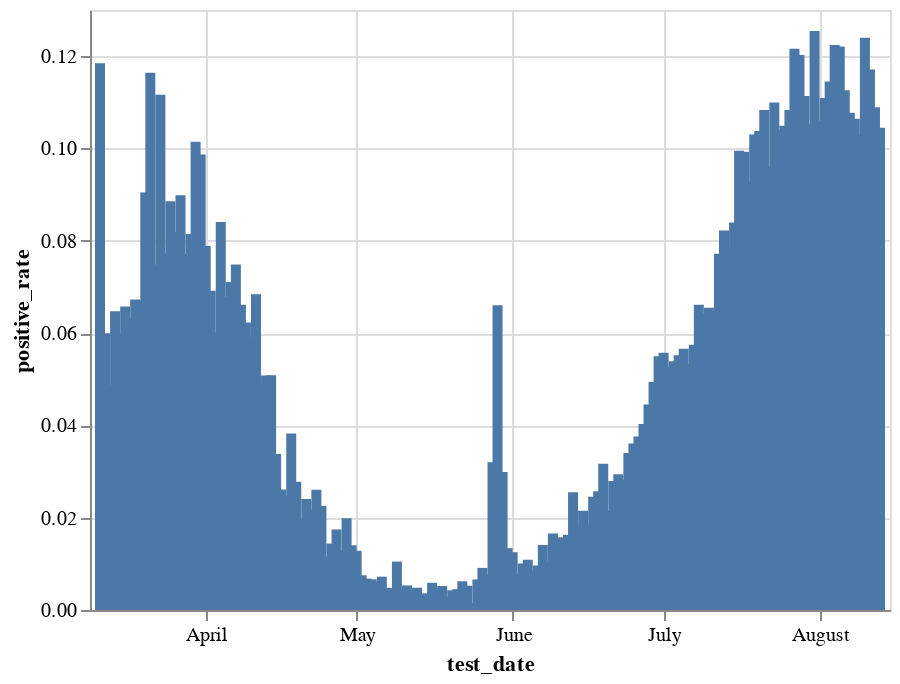

Notebook cell for this chart:
### Code cell
pr = (bdi[(bdi.test_date>'2020') & (bdi.test_date<'2021')&(bdi.corona_result.isin(['positive', 'negative'])) & (bdi.is_first_Test=='Yes')]
 .groupby(['test_date', 'corona_result']).size().unstack()
 .assign(positive_rate=lambda x: x.positive/(x.positive+x.negative)))

alt.Chart(pr.reset_index()).mark_bar().encode(
    x='test_date',
    y='positive_rate',
    tooltip=['test_date', 'positive_rate']
).interactive()

### Figure 1 — Vega-Lite specification as saved in the notebook (floating-point values rounded to 4 significant figures; data arrays with more than 128 entries replaced by an {"elided": "..."} marker saying what was removed)
{"config": {"view": {"continuousWidth": 400, "continuousHeight": 300}}, "data": {"name": "data-1a7080a868e796155e6a2d1b2eab608f"}, "mark": "bar", "encoding": {"tooltip": [{"type": "temporal", "field": "test_date"}, {"type": "quantitative", "field": "positive_rate"}], "x": {"type": "temporal", "field": "test_date"}, "y": {"type": "quantitative", "field": "positive_rate"}}, "selection": {"selector009": {"type": "interval", "bind": "scales", "encodings": ["x", "y"]}}, "$schema": "https://vega.github.io/schema/vega-lite/v4.8.1.json", "datasets": {"data-1a7080a868e796155e6a2d1b2eab608f": {"elided": "156 records"}}}
